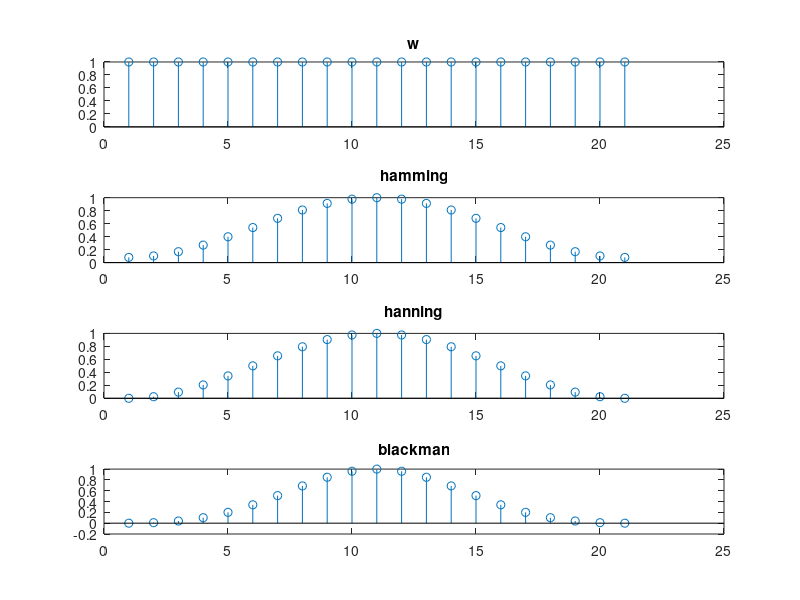

Source code (MATLAB): (Note: this script raises an error after producing the figure.)
%% 
% 8.2
% 
% (1)

N = 21;
w = ones(1,N);
w_hamming = hamming(N);
w_hanning = hann(N);
w_blackman = blackman(N);
figure
subplot(411),
stem(w),title('w')
subplot(412),
stem(w_hamming),title('hamming')
subplot(413),
stem(w_hanning),title('hanning')
subplot(414),
stem(w_blackman),title('blackman')

[W,omega]= DTFT(w,512);
[W_hamming,omega_ham]= DTFT(w_hamming,512);
[W_hanning,omega_han] = DTFT(w_hanning,512);
[W_blackman,omega_black] = DTFT(w_blackman,512);
figure
subplot(411),
plot(omega,20*log10(abs(W))),title('w')
subplot(412),
plot(omega_ham,20*log10(abs(W_hamming))),title('hamming')
subplot(413),
plot(omega_han,20*log10(abs(W_hanning))),title('hanning')
subplot(414),
plot(omega_black,20*log10(abs(W_blackman))),title('blackman')

%% 
% （2）

clear
N = 21;
w=hamming(N);
wc= 2.0;
n=0:20;
h_ideal=LPFtrunc(N);

h = w'.*h_ideal;
[H,omega]= DTFT(h,512);

figure
plot(h_ideal),title('h_ideal')

figure
subplot(211),
stem(n,h),title('impulse response h')
subplot(212),
plot(omega,20*log10(abs(H))),title('DTFT magitude H')
%% 
% 8.3

clear;
N = 21;
beta = [0 1 5];
win1 = kaiser(N,beta(1));
win2 = kaiser(N,beta(2));
win3 = kaiser(N,beta(3));

[Win1,w1] = DTFT(win1,512);
[Win2,w2] = DTFT(win2,512);
[Win3,w3] = DTFT(win3,512);

figure
subplot(321)
plot(win1),title('Kaiser windows \beta = 0')
subplot(322)
plot(w1,20*log10(abs(Win1))),title('DTFT magnitude')

subplot(323)
plot(win2),title('Kaiser windows \beta = 1')
subplot(324)
plot(w2,20*log10(abs(Win2))),title('DTFT magnitude')

subplot(325)
plot(win3),title('Kaiser windows \beta = 5')
subplot(326)
plot(w3,20*log10(abs(Win3))),title('DTFT magnitude')

%% 
% （2）

clear
load nspeech2.mat
ws = 2.2;
wp = 1.8;
delta_p =0.05;
delta_s =0.005;
delta = delta_s;
A =-20*log10(delta)
beta = 0.5842*(A-21)^(0.4) + 0.07886*(A-21);
N=ceil(1+(A-8)/(2.285*(ws-wp)))

win_ka = kaiser(N,beta);
h_ideal=LPFtrunc(N);
h = win_ka'.*h_ideal;
[H,w]= DTFT(h,512);

figure;
subplot(311);
plot(w,abs(H));
xlabel("\omega");ylabel("magnitude");title('DTFT');
subplot(312);
plot(w(abs(w)<=1.8),abs(H(abs(w)<=1.8)));
xlabel("\omega");ylabel("magnitude");title('DTFT passband');
subplot(313);
plot(w(abs(w)>=2.2),abs(H(abs(w)>=2.2)));
xlabel("\omega");ylabel("magnitude");title('DTFT stopband');


figure;
subplot(311);
plot(w,20*log10(abs(H)));
xlabel("\omega");ylabel("dB");title('DTFT');
subplot(312);
plot(w(abs(w)<=1.8),20*log10(abs(H(abs(w)<=1.8))));
xlabel("\omega");ylabel("dB");title('DTFT passband');
subplot(313);
plot(w(abs(w)>=2.2),20*log10(abs(H(abs(w)>=2.2))));
xlabel("\omega");ylabel("dB");title('DTFT stopband');

y_fil = conv(h,nspeech2');
[Y_fil,w_fil] = DTFT(y_fil(20001:20401),0);
figure;
plot(w_fil,20*log10(abs(Y_fil))); 
title('filtered signal in dB');

sound(nspeech2)


%delta = 0.004
%% 
% 8.4
% 
% 

clear
load nspeech2.mat

wp = 1.8;
ws = 2.2;
wc = 2.0;
delta_p = 0.05;
delta_s = 0.005;

f = [wp,ws];
m = [1, 0];
ripple = [delta_p, delta_s];
[n,fo,mo,w] = firpmord(f,m,ripple,2*pi);

b = firpm(n, fo, mo, w);
N=length(b)

y_fil = conv(b,nspeech2');
[Y_fil,w_fil] = DTFT(y_fil(20001:20401),0);
figure;
plot(w_fil,20*log10(abs(Y_fil))); 
title('filtered signal in dB');

%sound(nspeech2)
sound(y_fil)